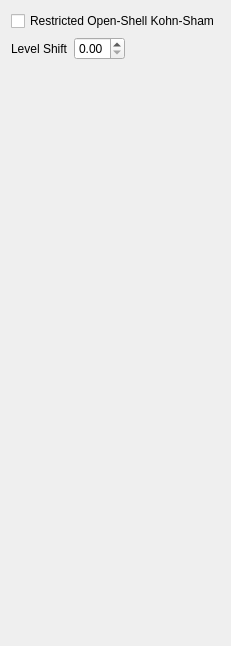
          <widget class="QWidget" name="AdvancedROKS">
           <layout class="QVBoxLayout" name="verticalLayout_21">
            <item>
             <widget class="QCheckBox" name="roks">
              <property name="text">
               <string>Restricted Open-Shell Kohn-Sham</string>
              </property>
             </widget>
            </item>
            <item>
             <layout class="QHBoxLayout" name="horizontalLayout_4">
              <item>
               <widget class="QLabel" name="label_27">
                <property name="text">
                 <string>Level Shift</string>
                </property>
               </widget>
              </item>
              <item>
               <widget class="QDoubleSpinBox" name="roks_level_shift">
                <property name="maximum">
                 <double>9.990000000000000</double>
                </property>
                <property name="singleStep">
                 <double>0.010000000000000</double>
                </property>
               </widget>
              </item>
              <item>
               <spacer name="horizontalSpacer_10">
                <property name="orientation">
                 <enum>Qt::Horizontal</enum>
                </property>
                <property name="sizeHint" stdset="0">
                 <size>
                  <width>40</width>
                  <height>20</height>
                 </size>
                </property>
               </spacer>
              </item>
             </layout>
            </item>
            <item>
             <spacer name="verticalSpacer_32">
              <property name="orientation">
               <enum>Qt::Vertical</enum>
              </property>
              <property name="sizeHint" stdset="0">
               <size>
                <width>20</width>
                <height>575</height>
               </size>
              </property>
             </spacer>
            </item>
           </layout>
          </widget>
